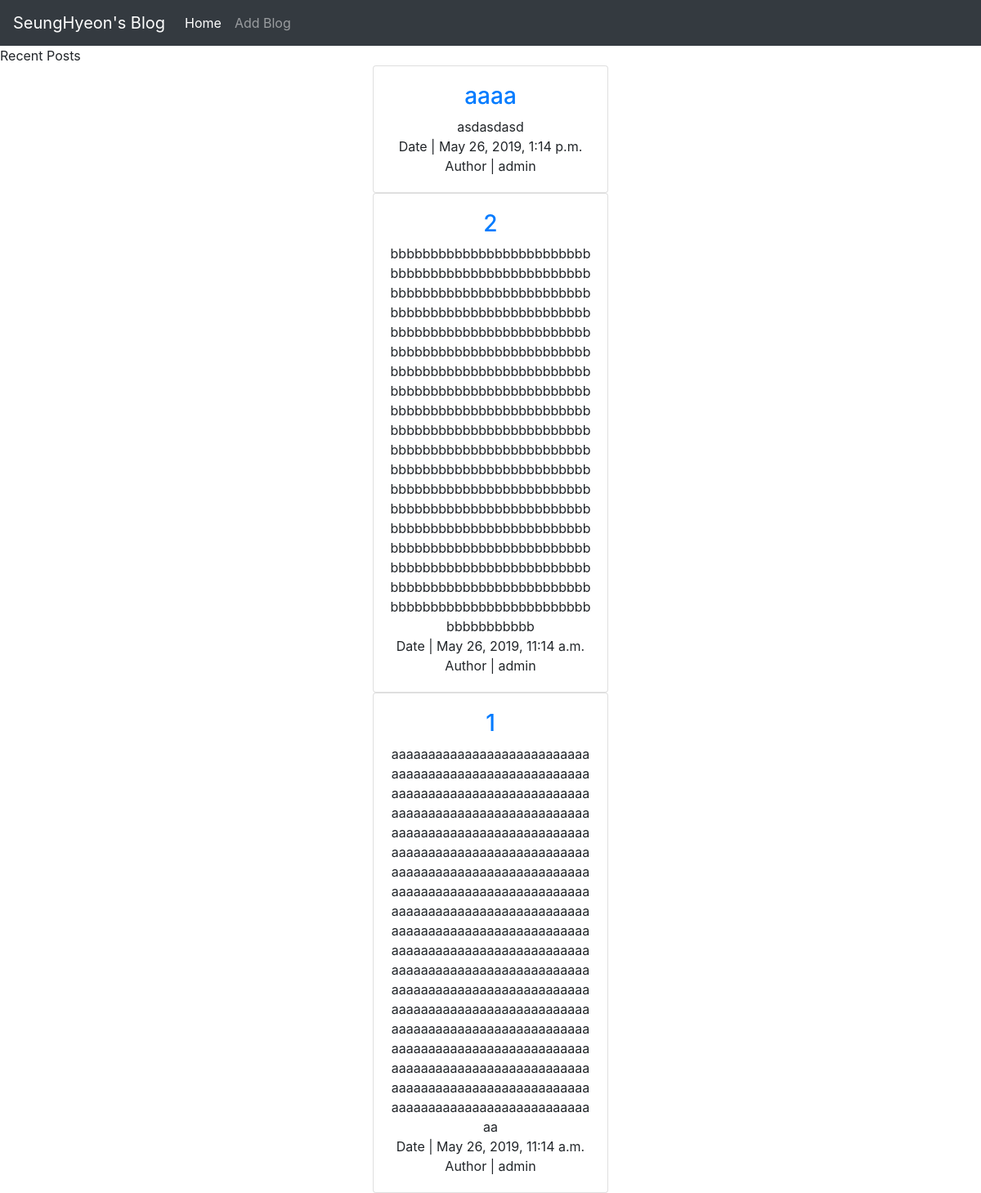
The page / on the database its author committed.
### blog/models.py (models this page shows, shortened)
class Blog(models.Model):
    author = models.ForeignKey(settings.AUTH_USER_MODEL, on_delete=models.CASCADE)
    title = models.CharField(max_length=100)
    content = models.TextField(blank=True)
    created_date = models.DateTimeField(auto_now_add=True)
    published_date = models.DateTimeField(blank=True, null=True)

### blog/views.py (the view)
# urls.py: path('',blog_list, name = 'list'),
def blog_list(request):
    blogs = Blog.objects.filter(published_date__isnull=False).order_by('-created_date')
    context = {
        'blogs':blogs
    }
    return render(request, 'blog/blog_list.html', context)

### templates/blog/blog_list.html
{% extends 'base.html' %}
{% block content %}
{% for blog in blogs %}
{% if blog.published_date != None %}
<center class="center">
    <div class="card" style="width: 18rem;">
          <div class="card-body">
            <h3><a href="/detail/{{ blog.pk }}">{{ blog.title }}</a></h3>
            <div class="card-text">{{ blog.content|truncatewords:30 }}</div>
            <div class="info">
                <div class="published-date"><span>Date | </span>{{ blog.published_date }}</div>
                <div class="author"><span>Author | </span>{{ blog.author }}</div>
            </div>
          </div>
    </div>
</center>
{% endif %}
{% endfor %}
{% endblock %}

### templates/base.html (shortened to what this page needs)
<!DOCTYPE html>
<html lang="en">
<head>
    <link rel="stylesheet" href="https://stackpath.bootstrapcdn.com/bootstrap/4.3.1/css/bootstrap.min.css">
</head>
<body>
<nav class="navbar navbar-expand-lg navbar-dark bg-dark">
  <a class="navbar-brand" href="/">SeungHyeon's Blog</a>
  <div class="collapse navbar-collapse" id="navbarSupportedContent">
    <ul class="navbar-nav mr-auto">
      <li class="nav-item active">
        <a class="nav-link" href="/">Home <span class="sr-only">(current)</span></a>
      </li>
      <li class="nav-item">
        <a class="nav-link" href="{% url 'add' %}">Add Blog</a>
      </li>
    </ul>
  </div>
</nav>
    <div class="recent">Recent Posts</div>
    {% block content %}
    {% endblock %}
</body>
</html>

### rows shown on the page
Blog: title "aaaa", content "asdasdasd", published_date "May 26, 2019, 1:14 p.m.", author "admin"
Blog: title "2", content "bbbbbbbbbbbbbbbbbbbbbbbbbbbbbbbbbbbbbbbbbbbbbbbbbbbbbbbbbbbbbbbbbbbbbbbbbbbbbbbbbbbbbbbbbbbbbbbbbbbbbbbbbbbbbbbbbbbbbbbbbbbbbbbbbbbbbbbbbbbbbbbbbbbbbbbbbbbbbbbbbbbbbbbbbbbbbbbbbbbbbbbbbbbbbbbbbbbbbbbbbbbbbbbbbbbbbbbbbbbbbbbbbbbbbbbbbbbbbbbbbbbbbbbbbbbbbbbbbbbbbbbbbbbbbbbbbbbbbbbbbbbbbbbbbbbbbbbbbbbbbbbbbbbbbbbbbbbbbbbbbbbbbbbbbbbbbbbbbbbbbbbbbbbbbbbbbbbbbbbbbbbbbbbbbbbbbbbbbbbbbbbbbbbbbbbbbbbbbbbbbbbbbbbbbbbbbbbbbbbbbbbbbbbbbbbbbbbbbbbbbbbbbbbbbbbbbbbbbbbbbbbbbbbbbbbbbbbbbbbbbbbbbb", published_date "May 26, 2019, 11:14 a.m.", author "admin"
Blog: title "1", content "aaaaaaaaaaaaaaaaaaaaaaaaaaaaaaaaaaaaaaaaaaaaaaaaaaaaaaaaaaaaaaaaaaaaaaaaaaaaaaaaaaaaaaaaaaaaaaaaaaaaaaaaaaaaaaaaaaaaaaaaaaaaaaaaaaaaaaaaaaaaaaaaaaaaaaaaaaaaaaaaaaaaaaaaaaaaaaaaaaaaaaaaaaaaaaaaaaaaaaaaaaaaaaaaaaaaaaaaaaaaaaaaaaaaaaaaaaaaaaaaaaaaaaaaaaaaaaaaaaaaaaaaaaaaaaaaaaaaaaaaaaaaaaaaaaaaaaaaaaaaaaaaaaaaaaaaaaaaaaaaaaaaaaaaaaaaaaaaaaaaaaaaaaaaaaaaaaaaaaaaaaaaaaaaaaaaaaaaaaaaaaaaaaaaaaaaaaaaaaaaaaaaaaaaaaaaaaaaaaaaaaaaaaaaaaaaaaaaaaaaaaaaaaaaaaaaaaaaaaaaaaaaaaaaaaaaaaaaaaaaaaaaaaaaaaaaaaaaaaaaaaaaaaaaaaaaaaa", published_date "May 26, 2019, 11:14 a.m.", author "admin"
